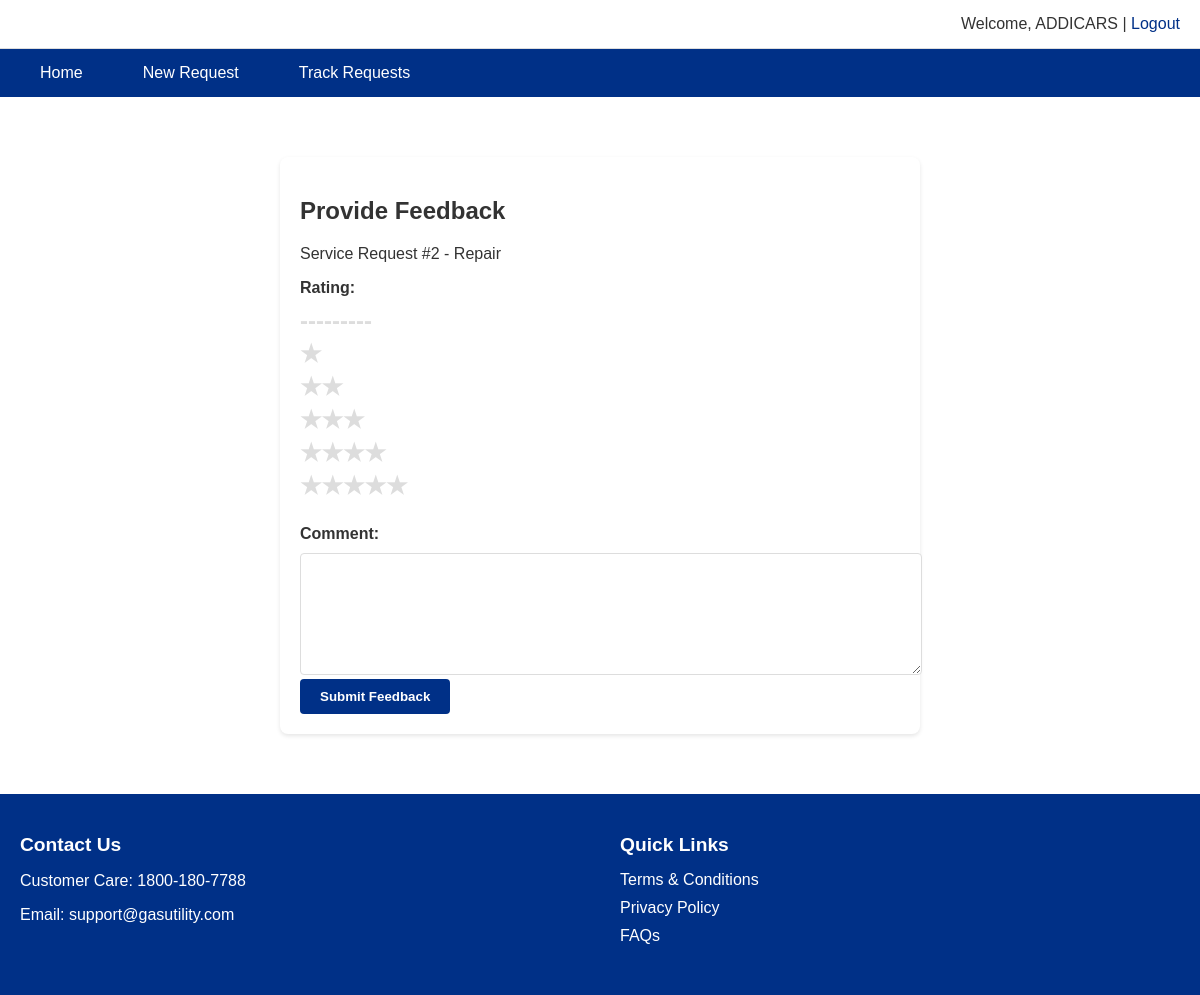
The app's page /services/feedback/2/ (signed in) with its own data.
### customerService/models.py (models this page shows, shortened)
class User(AbstractUser):
    phone = models.CharField(max_length=15, blank=True)
    address = models.TextField(blank=True)
    groups = models.ManyToManyField(
        'auth.Group',
        related_name='customerservice_user_set',
        blank=True,
        verbose_name='groups',
        help_text='The groups this user belongs to.',
    )
    user_permissions = models.ManyToManyField(
        'auth.Permission',
        related_name='customerservice_user_set',
        blank=True,
        verbose_name='user permissions',
        help_text='Specific permissions for this user.',
    )

class ServiceRequest(models.Model):
    TYPE_CHOICES = [
        ('repair', 'Repair'),
        ('installation', 'Installation'),
        ('maintenance', 'Maintenance'),
    ]
    STATUS_CHOICES = [
        ('pending', 'Pending'),
        ('in_progress', 'In Progress'),
        ('assigned', 'Assigned to Team'),
        ('scheduled', 'Scheduled'),
        ('completed', 'Completed'),
        ('cancelled', 'Cancelled'),
    ]
    user = models.ForeignKey(settings.AUTH_USER_MODEL, on_delete=models.CASCADE)
    request_type = models.CharField(max_length=20, choices=TYPE_CHOICES)
    description = models.TextField()
    attachment = models.FileField(upload_to='attachments/', blank=True, null=True)
    status = models.CharField(max_length=20, choices=STATUS_CHOICES, default='pending')
    status_notes = models.TextField(blank=True, help_text="Notes about status changes")
    assigned_team = models.CharField(max_length=100, blank=True)
    scheduled_date = models.DateTimeField(null=True, blank=True)
    created_at = models.DateTimeField(auto_now_add=True)
    updated_at = models.DateTimeField(auto_now=True)

### customerService/views.py (the view)
# urls.py: path('feedback/<int:request_id>/', views.submit_feedback, name='submit_feedback'),
@login_required
def submit_feedback(request, request_id):
    service_request = get_object_or_404(ServiceRequest, id=request_id, user=request.user)
    if ServiceFeedback.objects.filter(service_request=service_request).exists():
        messages.error(request, 'You have already submitted feedback for this request.')
        return redirect('track_requests')
    if request.method == 'POST':
        form = ServiceFeedbackForm(request.POST)
        if form.is_valid():
            feedback = form.save(commit=False)
            feedback.service_request = service_request
            feedback.save()
            messages.success(request, 'Thank you for your feedback!')
            return redirect('track_requests')
    else:
        form = ServiceFeedbackForm()
    return render(request, 'feedback.html', {
        'form': form,
        'service_request': service_request
    })

### customerService/forms.py
class ServiceFeedbackForm(forms.ModelForm):
    class Meta:
        model = ServiceFeedback
        fields = ['rating', 'comment']
        widgets = {
            'rating': forms.RadioSelect(),
            'comment': forms.Textarea(attrs={'rows': 4}),
        }

### customerService/templates/feedback.html (shortened to what this page needs)
{% extends 'base.html' %}
{% block content %}
<div class="feedback-form">
    <h2>Provide Feedback</h2>
    <p>Service Request #{{ service_request.id }} - {{ service_request.get_request_type_display }}</p>
    <form method="post">
        <div class="rating-group">
            {{ form.rating.label_tag }}
            <div class="star-rating">
                {{ form.rating }}
            </div>
        </div>
        <div class="comment-group">
            {{ form.comment.label_tag }}
            {{ form.comment }}
        </div>
        <button type="submit" class="btn btn-primary">Submit Feedback</button>
    </form>
</div>
{% endblock %}

### customerService/templates/base.html (shortened to what this page needs)
{% load static %}
<!DOCTYPE html>
<html>
<head>
    <link rel="stylesheet" href="{% static 'css/style.css' %}">
</head>
<body>
    <div class="page-wrapper">
        <header class="header">
            <div class="user-menu">
                {% if user.is_authenticated %}
                    Welcome, {{ user.username }} |
                    <a href="{% url 'logout' %}">Logout</a>
                {% else %}
                    <a href="{% url 'login' %}">Login</a> |
                    <a href="{% url 'register' %}">Register</a>
                {% endif %}
            </div>
        </header>
        <nav class="nav-tabs">
            <ul>
                <li><a href="{% url 'home' %}">Home</a></li>
                {% if user.is_authenticated %}
                    <li><a href="{% url 'create_request' %}">New Request</a></li>
                    <li><a href="{% url 'track_requests' %}">Track Requests</a></li>
                {% endif %}
            </ul>
        </nav>
        <main class="content">
            {% block content %}
            {% endblock %}
        </main>
        <footer class="footer">
            <div class="footer-grid">
                <div class="contact-info">
                    <h3>Contact Us</h3>
                    <p>Customer Care: 1800-180-7788</p>
                    <p>Email: support@gasutility.com</p>
                </div>
                <div class="quick-links">
                    <h3>Quick Links</h3>
                    <ul>
                        <li><a href="#">Terms & Conditions</a></li>
                        <li><a href="#">Privacy Policy</a></li>
                        <li><a href="#">FAQs</a></li>
                    </ul>
                </div>
            </div>
        </footer>
    </div>
</body>
</html>

### customerService/static/css/style.css (style rules this page uses)
:root { --primary-color: #003087; --secondary-color: #f26522; --text-color: #333; --light-gray: #f5f5f5; --border-color: #ddd; }
html, body { height: 100%; margin: 0; padding: 0; }
.page-wrapper { min-height: 100vh; display: flex; flex-direction: column; }
body { font-family: Arial, sans-serif; color: var(--text-color); }
.header { background-color: white; padding: 15px 20px; border-bottom: 1px solid var(--border-color); }
.user-menu { text-align: right; }
.user-menu a { color: var(--primary-color); text-decoration: none; }
.nav-tabs { background-color: var(--primary-color); padding: 0 20px; }
.nav-tabs ul { list-style: none; margin: 0; padding: 0; display: flex; gap: 20px; }
.nav-tabs li { margin: 0; }
.nav-tabs a { display: block; color: white; text-decoration: none; padding: 15px 20px; }
.content { flex: 1 0 auto; padding: 20px; width: 100%; max-width: 1200px; margin: 0 auto; box-sizing: border-box; }
.footer { flex-shrink: 0; background-color: var(--primary-color); color: white; padding: 40px 20px; margin-top: auto; }
.footer-grid { max-width: 1200px; margin: 0 auto; display: grid; grid-template-columns: repeat(auto-fit, minmax(250px, 1fr)); gap: 40px; }
.footer h3 { margin-top: 0; margin-bottom: 15px; font-size: 1.2em; }
.footer ul { list-style: none; padding: 0; margin: 0; }
.footer li { margin-bottom: 10px; }
.footer a { color: white; text-decoration: none; }
.btn { padding: 10px 20px; border: none; border-radius: 4px; cursor: pointer; font-weight: bold; }
.btn-primary { background-color: var(--primary-color); color: white; }
.feedback-form { max-width: 600px; margin: 40px auto; padding: 20px; background: #fff; border-radius: 8px; box-shadow: 0 2px 4px rgba(0,0,0,0.1); }
.rating-group { margin-bottom: 20px; }
.star-rating { display: flex; gap: 10px; margin: 10px 0; }
.star-rating label { cursor: pointer; font-size: 24px; color: #ddd; }
.comment-group textarea { width: 100%; padding: 10px; border: 1px solid var(--border-color); border-radius: 4px; }
form label { display: block; margin-bottom: 5px; font-weight: bold; }
form input[type="text"], form input[type="password"], form input[type="email"], form textarea, form select { width: 100%; padding: 8px; border: 1px solid var(--border-color); border-radius: 4px; margin-top: 5px; }
form textarea { min-height: 100px; }

### records on screen
User: username "ADDICARS"
ServiceRequest: id "2", request_type "Repair"
